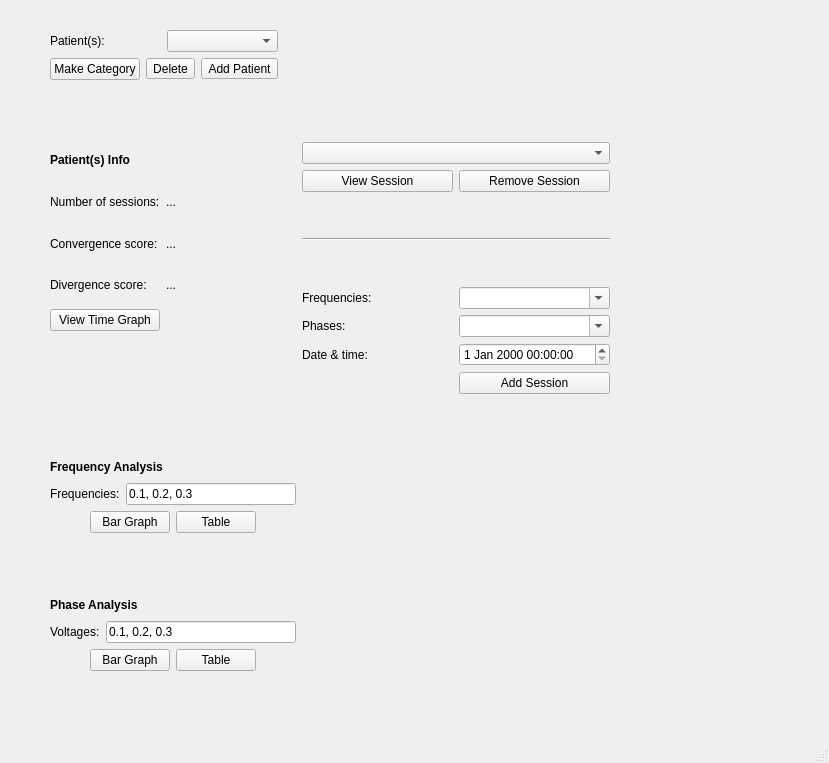
<?xml version="1.0" encoding="UTF-8"?>
<ui version="4.0">
 <class>MainWindow</class>
 <widget class="QMainWindow" name="MainWindow">
  <property name="geometry">
   <rect>
    <x>0</x>
    <y>0</y>
    <width>829</width>
    <height>763</height>
   </rect>
  </property>
  <property name="windowTitle">
   <string>Skin Resistence Analysis</string>
  </property>
  <widget class="QWidget" name="centralwidget">
   <widget class="QWidget" name="formLayoutWidget">
    <property name="geometry">
     <rect>
      <x>50</x>
      <y>30</y>
      <width>560</width>
      <height>641</height>
     </rect>
    </property>
    <layout class="QFormLayout" name="formLayout">
     <property name="fieldGrowthPolicy">
      <enum>QFormLayout::AllNonFixedFieldsGrow</enum>
     </property>
     <item row="0" column="0">
      <layout class="QVBoxLayout" name="verticalLayout_3">
       <item>
        <layout class="QHBoxLayout" name="horizontalLayout_2">
         <item>
          <widget class="QLabel" name="label">
           <property name="text">
            <string>Patient(s):</string>
           </property>
          </widget>
         </item>
         <item>
          <widget class="QComboBox" name="patient_combo"/>
         </item>
        </layout>
       </item>
       <item>
        <layout class="QHBoxLayout" name="horizontalLayout_3">
         <item>
          <widget class="QPushButton" name="makeCategory">
           <property name="text">
            <string>Make Category</string>
           </property>
          </widget>
         </item>
         <item>
          <widget class="QToolButton" name="del_patient">
           <property name="text">
            <string>Delete</string>
           </property>
          </widget>
         </item>
         <item>
          <widget class="QToolButton" name="add_patient">
           <property name="text">
            <string>Add Patient</string>
           </property>
          </widget>
         </item>
        </layout>
       </item>
      </layout>
     </item>
     <item row="1" column="0">
      <spacer name="verticalSpacer">
       <property name="orientation">
        <enum>Qt::Vertical</enum>
       </property>
       <property name="sizeHint" stdset="0">
        <size>
         <width>20</width>
         <height>40</height>
        </size>
       </property>
      </spacer>
     </item>
     <item row="5" column="0">
      <spacer name="verticalSpacer_2">
       <property name="orientation">
        <enum>Qt::Vertical</enum>
       </property>
       <property name="sizeHint" stdset="0">
        <size>
         <width>20</width>
         <height>40</height>
        </size>
       </property>
      </spacer>
     </item>
     <item row="7" column="0">
      <spacer name="verticalSpacer_3">
       <property name="orientation">
        <enum>Qt::Vertical</enum>
       </property>
       <property name="sizeHint" stdset="0">
        <size>
         <width>20</width>
         <height>40</height>
        </size>
       </property>
      </spacer>
     </item>
     <item row="8" column="0">
      <layout class="QVBoxLayout" name="verticalLayout_6">
       <item>
        <layout class="QHBoxLayout" name="horizontalLayout_14">
         <item>
          <widget class="QLabel" name="label_6">
           <property name="font">
            <font>
             <weight>75</weight>
             <bold>true</bold>
            </font>
           </property>
           <property name="text">
            <string>Phase Analysis</string>
           </property>
          </widget>
         </item>
         <item>
          <spacer name="horizontalSpacer_12">
           <property name="orientation">
            <enum>Qt::Horizontal</enum>
           </property>
           <property name="sizeHint" stdset="0">
            <size>
             <width>40</width>
             <height>20</height>
            </size>
           </property>
          </spacer>
         </item>
        </layout>
       </item>
       <item>
        <layout class="QHBoxLayout" name="horizontalLayout_15">
         <item>
          <widget class="QLabel" name="label_7">
           <property name="text">
            <string>Voltages:</string>
           </property>
          </widget>
         </item>
         <item>
          <widget class="QLineEdit" name="voltages_line_edit">
           <property name="text">
            <string>0.1, 0.2, 0.3</string>
           </property>
          </widget>
         </item>
        </layout>
       </item>
       <item>
        <layout class="QHBoxLayout" name="horizontalLayout_16">
         <item>
          <spacer name="horizontalSpacer_13">
           <property name="orientation">
            <enum>Qt::Horizontal</enum>
           </property>
           <property name="sizeHint" stdset="0">
            <size>
             <width>40</width>
             <height>20</height>
            </size>
           </property>
          </spacer>
         </item>
         <item>
          <widget class="QPushButton" name="phase_bar_button">
           <property name="text">
            <string>Bar Graph</string>
           </property>
          </widget>
         </item>
         <item>
          <widget class="QPushButton" name="phase_table_button">
           <property name="text">
            <string>Table</string>
           </property>
          </widget>
         </item>
         <item>
          <spacer name="horizontalSpacer_14">
           <property name="orientation">
            <enum>Qt::Horizontal</enum>
           </property>
           <property name="sizeHint" stdset="0">
            <size>
             <width>40</width>
             <height>20</height>
            </size>
           </property>
          </spacer>
         </item>
        </layout>
       </item>
      </layout>
     </item>
     <item row="2" column="0">
      <layout class="QGridLayout" name="gridLayout_2">
       <item row="3" column="1">
        <widget class="QLabel" name="convergence_score">
         <property name="text">
          <string>...</string>
         </property>
        </widget>
       </item>
       <item row="2" column="0">
        <widget class="QLabel" name="label_4">
         <property name="text">
          <string>Convergence score:</string>
         </property>
        </widget>
       </item>
       <item row="1" column="0">
        <widget class="QLabel" name="label_3">
         <property name="text">
          <string>Number of sessions:</string>
         </property>
        </widget>
       </item>
       <item row="0" column="0">
        <widget class="QLabel" name="label_10">
         <property name="font">
          <font>
           <weight>75</weight>
           <bold>true</bold>
          </font>
         </property>
         <property name="text">
          <string>Patient(s) Info</string>
         </property>
        </widget>
       </item>
       <item row="2" column="1">
        <widget class="QLabel" name="divergence_score">
         <property name="text">
          <string>...</string>
         </property>
        </widget>
       </item>
       <item row="0" column="1">
        <spacer name="horizontalSpacer_3">
         <property name="orientation">
          <enum>Qt::Horizontal</enum>
         </property>
         <property name="sizeHint" stdset="0">
          <size>
           <width>40</width>
           <height>20</height>
          </size>
         </property>
        </spacer>
       </item>
       <item row="3" column="0">
        <widget class="QLabel" name="label_5">
         <property name="text">
          <string>Divergence score:</string>
         </property>
        </widget>
       </item>
       <item row="1" column="1">
        <widget class="QLabel" name="number_of_sessions">
         <property name="text">
          <string>...</string>
         </property>
        </widget>
       </item>
       <item row="4" column="0">
        <widget class="QPushButton" name="view_time_distribution_button">
         <property name="text">
          <string>View Time Graph</string>
         </property>
        </widget>
       </item>
      </layout>
     </item>
     <item row="2" column="1">
      <layout class="QGridLayout" name="gridLayout">
       <item row="1" column="0">
        <widget class="QPushButton" name="view_session_button">
         <property name="text">
          <string>View Session</string>
         </property>
        </widget>
       </item>
       <item row="0" column="0" colspan="2">
        <widget class="QComboBox" name="date_combo"/>
       </item>
       <item row="5" column="1">
        <widget class="QComboBox" name="phase_combo">
         <property name="editable">
          <bool>true</bool>
         </property>
        </widget>
       </item>
       <item row="1" column="1">
        <widget class="QPushButton" name="remove_session_button">
         <property name="text">
          <string>Remove Session</string>
         </property>
        </widget>
       </item>
       <item row="10" column="1">
        <widget class="QPushButton" name="add_session_button">
         <property name="text">
          <string>Add Session</string>
         </property>
        </widget>
       </item>
       <item row="3" column="0" colspan="2">
        <widget class="Line" name="line">
         <property name="orientation">
          <enum>Qt::Horizontal</enum>
         </property>
        </widget>
       </item>
       <item row="4" column="0">
        <spacer name="verticalSpacer_5">
         <property name="orientation">
          <enum>Qt::Vertical</enum>
         </property>
         <property name="sizeHint" stdset="0">
          <size>
           <width>20</width>
           <height>40</height>
          </size>
         </property>
        </spacer>
       </item>
       <item row="2" column="0">
        <spacer name="verticalSpacer_4">
         <property name="orientation">
          <enum>Qt::Vertical</enum>
         </property>
         <property name="sizeHint" stdset="0">
          <size>
           <width>20</width>
           <height>40</height>
          </size>
         </property>
        </spacer>
       </item>
       <item row="6" column="1">
        <widget class="QComboBox" name="freq_combo">
         <property name="editable">
          <bool>true</bool>
         </property>
        </widget>
       </item>
       <item row="9" column="1">
        <widget class="QDateTimeEdit" name="add_session_datetime"/>
       </item>
       <item row="5" column="0">
        <widget class="QLabel" name="label_11">
         <property name="text">
          <string>Frequencies:</string>
         </property>
        </widget>
       </item>
       <item row="6" column="0">
        <widget class="QLabel" name="label_12">
         <property name="text">
          <string>Phases:</string>
         </property>
        </widget>
       </item>
       <item row="9" column="0">
        <widget class="QLabel" name="label_13">
         <property name="text">
          <string>Date &amp; time:</string>
         </property>
        </widget>
       </item>
      </layout>
     </item>
     <item row="6" column="0">
      <layout class="QVBoxLayout" name="verticalLayout_7">
       <item>
        <layout class="QHBoxLayout" name="horizontalLayout_17">
         <item>
          <widget class="QLabel" name="label_8">
           <property name="font">
            <font>
             <weight>75</weight>
             <bold>true</bold>
            </font>
           </property>
           <property name="text">
            <string>Frequency Analysis</string>
           </property>
          </widget>
         </item>
         <item>
          <spacer name="horizontalSpacer_15">
           <property name="orientation">
            <enum>Qt::Horizontal</enum>
           </property>
           <property name="sizeHint" stdset="0">
            <size>
             <width>40</width>
             <height>20</height>
            </size>
           </property>
          </spacer>
         </item>
        </layout>
       </item>
       <item>
        <layout class="QHBoxLayout" name="horizontalLayout_18">
         <item>
          <widget class="QLabel" name="label_9">
           <property name="text">
            <string>Frequencies:</string>
           </property>
          </widget>
         </item>
         <item>
          <widget class="QLineEdit" name="frequencies_line_edit">
           <property name="text">
            <string>0.1, 0.2, 0.3</string>
           </property>
          </widget>
         </item>
        </layout>
       </item>
       <item>
        <layout class="QHBoxLayout" name="horizontalLayout_19">
         <item>
          <spacer name="horizontalSpacer_16">
           <property name="orientation">
            <enum>Qt::Horizontal</enum>
           </property>
           <property name="sizeHint" stdset="0">
            <size>
             <width>40</width>
             <height>20</height>
            </size>
           </property>
          </spacer>
         </item>
         <item>
          <widget class="QPushButton" name="frequency_bar_button">
           <property name="text">
            <string>Bar Graph</string>
           </property>
          </widget>
         </item>
         <item>
          <widget class="QPushButton" name="frequency_table_button">
           <property name="text">
            <string>Table</string>
           </property>
          </widget>
         </item>
         <item>
          <spacer name="horizontalSpacer_17">
           <property name="orientation">
            <enum>Qt::Horizontal</enum>
           </property>
           <property name="sizeHint" stdset="0">
            <size>
             <width>40</width>
             <height>20</height>
            </size>
           </property>
          </spacer>
         </item>
        </layout>
       </item>
      </layout>
     </item>
    </layout>
   </widget>
  </widget>
  <widget class="QMenuBar" name="menubar">
   <property name="geometry">
    <rect>
     <x>0</x>
     <y>0</y>
     <width>829</width>
     <height>25</height>
    </rect>
   </property>
  </widget>
  <widget class="QStatusBar" name="statusbar"/>
 </widget>
 <resources/>
 <connections/>
</ui>
